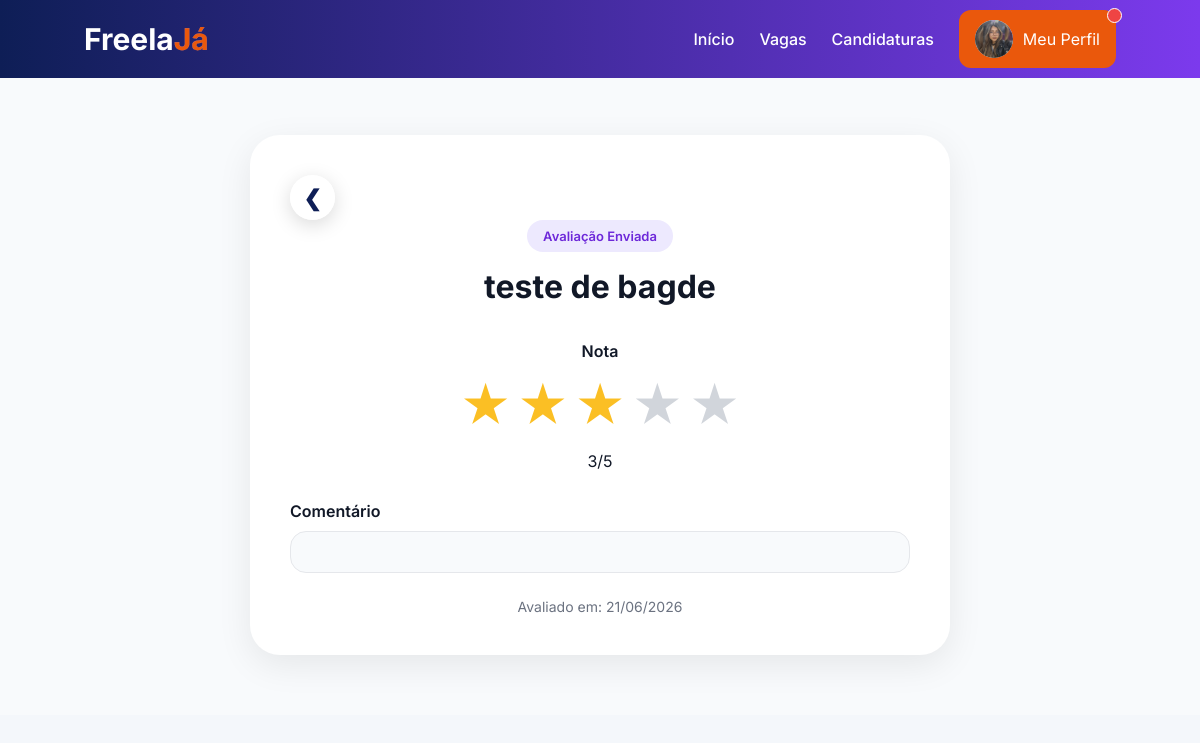
Page /avaliacoes/verAvaliacao/19/ (signed in) on the committed database.
### usuario/models.py (models this page shows, shortened)
class Usuario(AbstractUser): #herda de AbstractUser para usar o sistema de autenticação do Django
    TIPOS = (
        ('empresa', 'Empresa'),
        ('freelancer', 'Freelancer'),
    )
    tipo_usuario = models.CharField(
        max_length=20,
        choices=TIPOS
    )

### perfis/models.py (models this page shows, shortened)
class Freelancer(models.Model): # modelo para representar os freelancers que vão se candidatar aos eventos
    INTERESSES = [
        ("programacao", "Programação"),
        ("recepcao", "Recepção"),
        ("seguranca", "Segurança"),
        ("garcom", "Garçom"),
        ("bartender", "Bartender"),
        ("cozinha", "Cozinha / Buffet"),
        ("limpeza", "Limpeza"),
        ("som_luz", "Som e Luz"),
        ("montagem", "Montagem e Estrutura"),
        ("fotografia", "Fotografia"),
        ("filmagem", "Filmagem"),
        ("atendimento", "Atendimento"),
        ("geral", "Geral / Apoio"),
    ]
    usuario = models.OneToOneField(
        Usuario,
        on_delete=models.CASCADE
    )
    foto = models.ImageField(
        upload_to='freelancers/',
        blank=True,
        null=True
    )
    nomeCompleto = models.CharField(max_length=100)
    cpf = models.CharField(max_length=14, unique=True)
    experiencia = models.TextField() #texto livre para o freelancer descrever sua experiência na área de atuação
    avaliacao_media = models.FloatField(default=0, validators=[MinValueValidator(0), MaxValueValidator(5)])
    interesses = models.JSONField(
        default=list,
        blank=True
    )

### vagas/models.py (models this page shows, shortened)
class Vaga(models.Model):
    imagem = models.ImageField(
        upload_to='vagas/static/img/', #diretório onde as imagens serão armazenadas
        blank=True,
        null=True
    )
    STATUS = (
        ('aberto', 'Aberto'),
        ('cancelado', 'Cancelado'),
        ('fechado', 'Fechado'),
    )
    empresa = models.ForeignKey( # Uma empresa pode ter vários eventos, mas um evento pertence a apenas uma empresa
        Empresa,
        on_delete=models.CASCADE,
        related_name='vagas'
    )
    titulo = models.CharField(max_length=150)
    descricao = models.TextField()
    quantidadeVagas = models.IntegerField()
    quantidadeSelecionados = models.IntegerField(default=0)
    dataEvento = models.DateField()
    horarioInicio = models.TimeField()
    horarioFim = models.TimeField()
    criadoEm = models.DateTimeField(auto_now_add=True)
    finalizadoEm = models.DateTimeField(blank=True, null=True)
    endereco = models.CharField(max_length=255)
    CATEGORIAS = [
        ("programacao", "Programação"),
        ("recepcao", "Recepção"),
        ("seguranca", "Segurança"),
        ("garcom", "Garçom"),
        ("bartender", "Bartender"),
        ("cozinha", "Cozinha / Buffet"),
        ("limpeza", "Limpeza"),
        ("som_luz", "Som e Luz"),
        ("montagem", "Montagem e Estrutura"),
        ("fotografia", "Fotografia"),
        ("filmagem", "Filmagem"),
        ("atendimento", "Atendimento"),
        ("geral", "Geral / Apoio"),
    ]
    categoria = models.CharField(
        max_length=50,
        choices=CATEGORIAS
    )
    detalhes = models.JSONField(
        default=list,
        blank=True
    )
    remuneracao = models.DecimalField(
        max_digits=8,
        decimal_places=2
    )
    status = models.CharField(
        max_length=20,
        choices=STATUS,
        default='aberto'
    )

### avaliacoes/models.py (models this page shows, shortened)
class AvaliaVaga(models.Model):
    freelancer = models.ForeignKey( #relacionamento muitos-para-um, onde um freelancer pode avaliar várias vagas, mas cada avaliação pertence a um único freelancer
        Freelancer,
        on_delete=models.CASCADE
    )
    vaga = models.ForeignKey( # relacionamento muitos-para-um, onde uma vaga pode receber várias avaliações, mas cada avaliação pertence a uma única vaga
        Vaga,
        on_delete=models.CASCADE
    )
    nota = models.IntegerField(
        validators=[MinValueValidator(1), MaxValueValidator(5)]
    )
    comentario = models.TextField(blank=True)
    criadoEm = models.DateTimeField(auto_now_add=True)
    class Meta:
        unique_together = ('freelancer', 'vaga')

### avaliacoes/views.py (the view)
# urls.py: path('verAvaliacao/<int:candidatura_id>/', views.verAvaliacao, name='verAvaliacao'),
@login_required
def verAvaliacao(request, candidatura_id):
    candidatura = get_object_or_404(
        Candidatura.objects.select_related(
            'vaga',
            'freelancer'
        ),
        id=candidatura_id
    )
    freelancer = get_object_or_404(
        Freelancer,
        usuario=request.user
    )
    if candidatura.freelancer != freelancer:
        raise PermissionDenied()
    avaliacao = get_object_or_404(
        AvaliaVaga,
        freelancer=freelancer,
        vaga=candidatura.vaga
    )
    return render(
        request,
        'avaliarVaga.html',
        {
            'avaliacao': avaliacao,
            'vaga': candidatura.vaga,
            'candidatura': candidatura,
            'somente_leitura': True
        }
    )

### notificacoes/context_processors.py (called while the page is built)
def notificacoes_nao_lidas(request):
    if request.user.is_authenticated:
        total = Notificacao.objects.filter(
            usuario=request.user,
            lida=False
        ).count()
    else:
        total = 0
    return {
        'notificacoes_nao_lidas': total
    }

### avaliacoes/templates/avaliarVaga.html (shortened to what this page needs)
{% extends 'baseFreelancer.html' %}
{% load static %}
{% block css %}
<link rel="stylesheet" href="{% static 'css/baseAvaliacao.css' %}">
{% endblock %}
{% block content %}
<section class="review-page">
    <div class="review-card">
        <div class="review-header">
            {% if somente_leitura %}
            <a href="{% url 'candidaturas' %}" class="return-arrow"> ❮</a>
            {% else %}
            <a href="{% url 'candidaturas' %}" class="return-arrow" onclick="return confirmarVolta(event, this.href)"> ❮ </a>
            {% endif %}
            <span class="badge">
                {% if somente_leitura %}
                Avaliação Enviada
                {% else %}
                Avaliar Vaga
                {% endif %}
            </span>
            <h1>{{ vaga.titulo }}</h1>
        </div>
        {% if somente_leitura %}
        <div class="rating-container">
            <label>Nota</label>
            <div class="rating readonly-rating">
                <label>★</label>
                <label>★</label>
                <label>★</label>
                <label>★</label>
                <label>★</label>
            </div>
            <div class="rating-score"> {{ avaliacao.nota }}/5 </div>
        </div>
        <div class="form-group">
            <label>Comentário</label>
            <div class="comment-box">{{ avaliacao.comentario }}</div>
        </div>
        <div class="review-info">
            Avaliado em:
            {{ avaliacao.criadoEm|date:"d/m/Y" }}
        </div>
        {% endif %}
    </div>
</section>
{% endblock %}

### core/templates/baseFreelancer.html (shortened to what this page needs)
{% load static %}
<!DOCTYPE html>
<html lang="pt-BR">
<head>
    <link rel="stylesheet" href="{% static 'css/base.css' %}">
    {%block css%}{% endblock %}
</head>
<body>
    <header>
        <div class="navbar navbar-freelancer">
            <div class="logo"><a href="{% url 'homeFreelancer' %}">Freela<span class="highlight" style="color:#ea580c;-webkit-text-stroke: 0.2px #ff9083;">Já</span></a></div>
            <div class="nav-links">
                <a href="{% url 'homeFreelancer' %}">Início</a>
                <a href="{% url 'listarVagas' %}">Vagas</a>
                <a href="{% url 'candidaturas' %}">Candidaturas</a>
                <div class="profile-menu">
                    <div class="profile-btn btn-freelancer">
                        {% if request.user.freelancer.foto %}
                        <img src="{{ request.user.freelancer.foto.url }}" class="avatar"
                            alt="{{ request.user.freelancer.nomeCompleto }}">
                        {% else %}
                        <div class="avatar-placeholder">{{ request.user.freelancer.nomeCompleto|first }} </div>
                        {% endif %} <span>Meu Perfil</span>
                        {% if notificacoes_nao_lidas > 0 %}
        <span class="notification-dot"></span>
    {% endif %}
                    </div>
                </div>
            </div>
        </div>
        {%block content %}
        {% endblock %}
</body>
</html>

### core/static/css/base.css (style rules this page uses)
* { margin:0; padding:0; box-sizing:border-box; font-family:'Inter', system-ui, -apple-system, "Segoe UI", sans-serif; }
body { background:#f4f7fb; color:#111827; padding-top:75px; }
.navbar { position:fixed; top:0; left:0; width:100%; z-index:1000; display:flex; justify-content:space-between; align-items:center; padding:10px 7%; background:linear-gradient(90deg,#0e1e56,#7c3aed); color:white; }
.navbar.navbar-freelancer { background:linear-gradient(90deg, #0e1e56, #7c3aed); }
.logo a { font-size:30px; font-weight:700; text-decoration:none; color :white; }
.nav-links { display:flex; align-items:center; gap:25px; }
.nav-links a { text-decoration:none; color:white; font-weight:500; }
.profile-menu { position:relative; }
.profile-btn { display:flex; align-items:center; gap:10px; padding:10px 16px; border-radius:12px; background:rgba(255,255,255,0.15); cursor:pointer; transition:0.3s; }
.profile-btn.btn-freelancer { background:#ea580c; }
.avatar { width:38px; height:38px; border-radius:50%; background:white; }
.badge { background:#ea580c; color:white; padding:3px 8px; border-radius:20px; font-size:12px; }
.notification-dot { position:absolute; top:-2px; right:-6px; width:15px; height:15px; border-radius:50%; background:#ef4444; border:1px solid white; }
.return-arrow { width:45px; height:45px; border:none; border-radius:50%; background:rgba(255,255,255,.9); color:#0e1e56; font-size:22px; font-weight:bold; display:flex; align-items:center; justify-content:center; text-decoration:none; box-shadow:0 5px 20px rgba(0,0,0,.15); transition:.3s; cursor:pointer; }

### avaliacoes/static/css/baseAvaliacao.css (style rules this page uses)
.review-page { min-height:80vh; display:flex; justify-content:center; align-items:center; padding:60px 20px; background:#f8fafc; }
.review-card { width:100%; max-width:700px; background:white; padding:40px; border-radius:30px; box-shadow: 0 10px 35px rgba( 0, 0,0, .08); }
.review-header { text-align:center; margin-bottom:35px; }
.badge { display:inline-block; padding:8px 16px; border-radius:30px; background:#ede9fe; color:#6d28d9; font-size:13px; font-weight:600; margin-bottom:15px; }
.review-header h1 { font-size:32px; margin-bottom:10px; color:#111827; }
.rating-container { margin-bottom:30px; text-align:center; }
.rating-container label { display:block; margin-bottom:15px; font-weight:600; }
.rating { display:flex; flex-direction:row-reverse; justify-content:center; gap:5px; }
.rating label { font-size:50px; color:#d1d5db; cursor:pointer; transition:.3s; }
.rating input:checked ~ label { color:#fbbf24; }
.readonly-rating label { color:#d1d5db; cursor:default; }
.form-group { margin-bottom:25px; }
.form-group label { display:block; margin-bottom:10px; font-weight:600; color:#111827; }
.comment-box { background:#f8fafc; border:1px solid #e5e7eb; border-radius:16px; padding:20px; line-height:1.8; color:#374151; }
.review-info { margin-top:20px; text-align:center; color:#6b7280; font-size:14px; }
.return-arrow { flex-shrink:0; }

### rows in the picture
Usuario: user.freelancer.foto (picture)
Vaga: titulo "teste de bagde"
AvaliaVaga: nota "3", criadoEm "21/06/2026"
